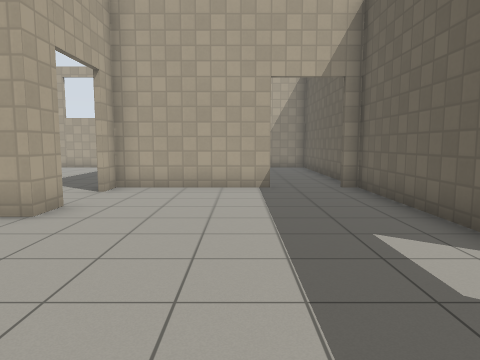
[1] (above)

15 first-person views from a walk through a world built for the Gazebo simulator. The camera is 1.2 m above the floor, tilts 6° down and sees 70° across. The floor is counted in squares, 1 m on a side. Each view is taken from the middle of a square. On the plan, view 1 faces up. The plan holds only what a view shows up to about 14 squares ahead; the rest is blank. Gazebo's built-in surfaces are drawn with simple patterns.

[2]
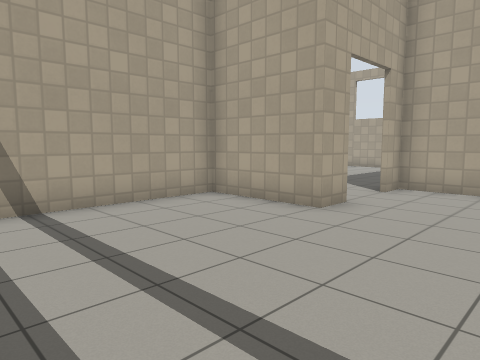

[3]
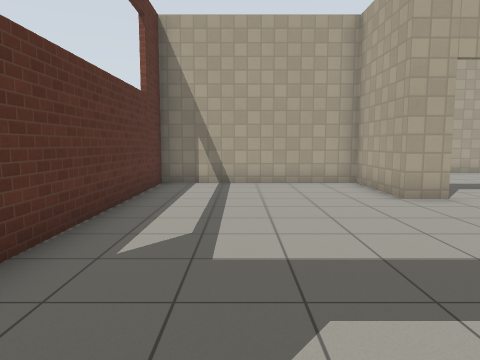

[4]
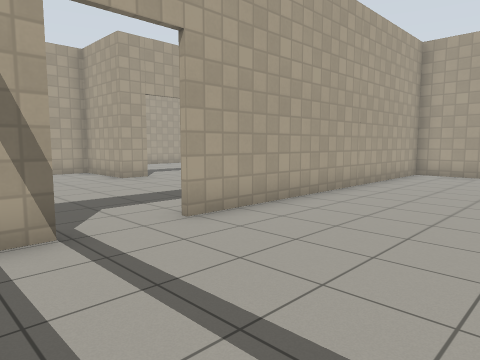

[5]
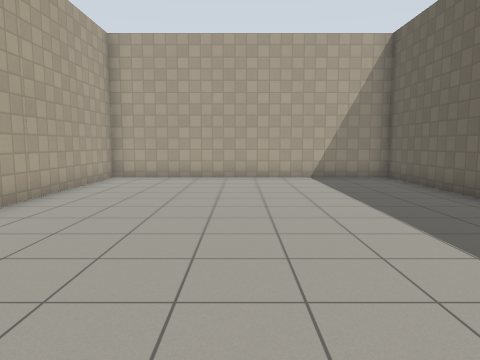

[6]
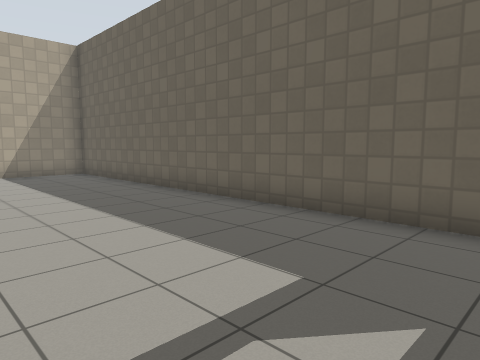

[7]
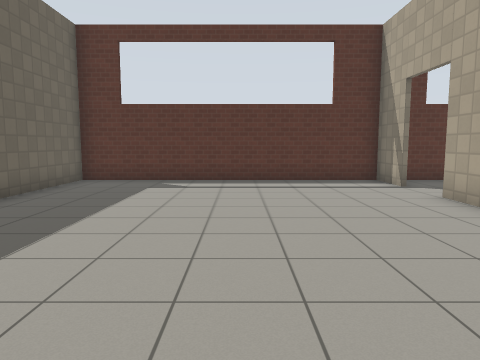

[8]
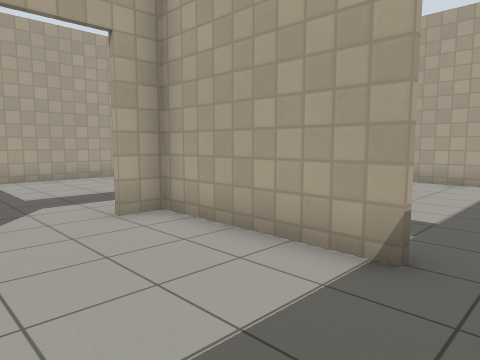

[9]
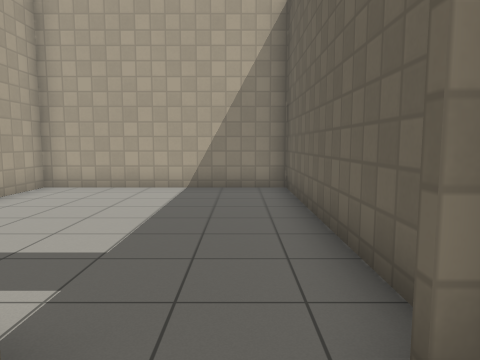

[10]
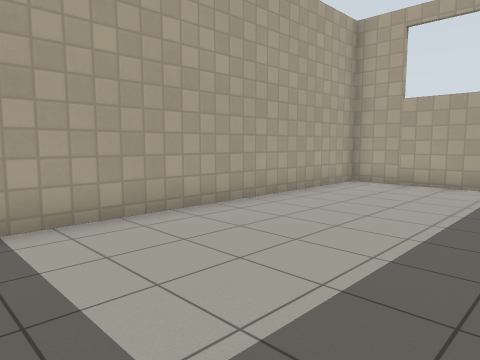

[11]
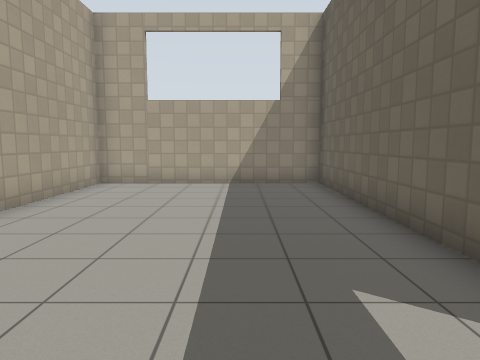

[12]
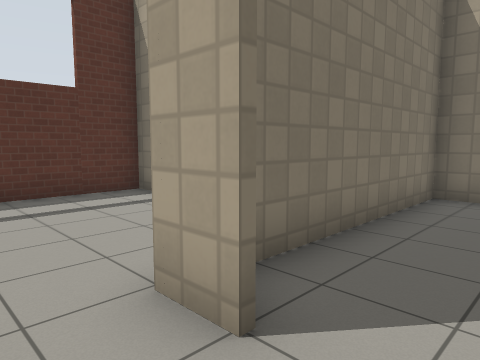

[13]
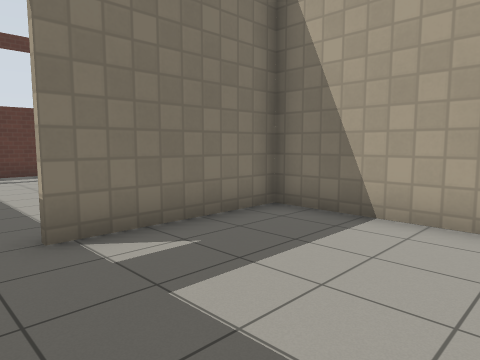

[14]
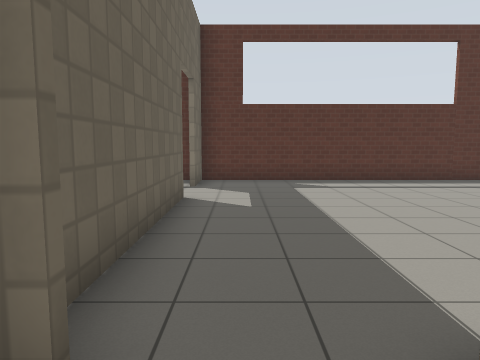

[15]
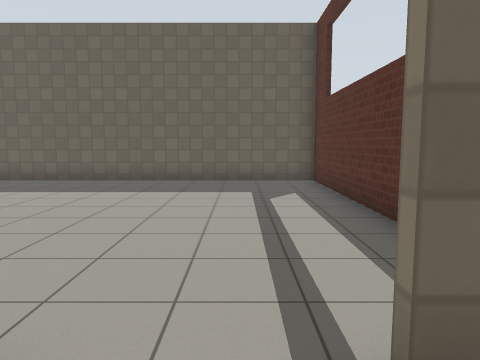

### Floor plan
Points are (right, up) in squares from view 1. A wall is a line through its corners. A room is listed if a view was taken in it or the views show most of it. See-through windows are left out.
Room 1 (views 1, 2, 8, 9, 12, 15)
walls: (-3.4, 6.6) (-3.4, 5.6) (-6.6, 5.6) (-6.6, -0.4) (3.1, -0.4); (3.3, 3.3) (3.3, 9.4); (0.9, 9.4) (-3.5, 9.4); (-3.4, 10) (-3.4, 8.5); (3.3, -0.5) (3.3, 1.4)
ways out: open door at (3, 2.5) to room 2; open door at (-3.5, 7.5) to room 3; open door at (1.5, 9.5) to room 4
Room 2 (views 3, 4, 5, 6, 7)
walls: (3.4, 1.4) (3.4, -0.5); (3.1, -0.4) (13.3, -0.4) (13.3, 14.3) (3.4, 14.3) (3.4, 3.3)
ways out: open door at (3, 2.5) to room 1
Room 3 (views 10, 11)
walls: (-3.6, 10.4) (-3.6, 17.5); (-4, 17.4) (-10.3, 17.4) (-10.3, 5.7) (-4.5, 5.7)
ways out: open door at (-3.5, 7.5) to room 1
Room 4 (views 13, 14)
walls: (-3.4, 13.1) (-3.4, 10); (-3.4, 17.5) (-3.4, 15.6); (3.3, 10.4) (3.3, 17.4) (-4, 17.4); (-3.5, 9.6) (0.9, 9.6)
ways out: open door at (1.5, 9.5) to room 1

Positions as (right, up) in squares from view 1, and headings:
1: (0, 0), facing up
2: (0, 0), facing up-left
3: (4, 2), facing left
4: (8, 0), facing up-left
5: (8, 2), facing up
6: (8, 0), facing up-right
7: (8, 11), facing down
8: (2, 6), facing up-left
9: (2, 8), facing up
10: (-5, 7), facing up-left
11: (-6, 7), facing up
12: (-2, 8), facing down-left
13: (2, 14), facing down-left
14: (2, 11), facing down
15: (2, 2), facing right
